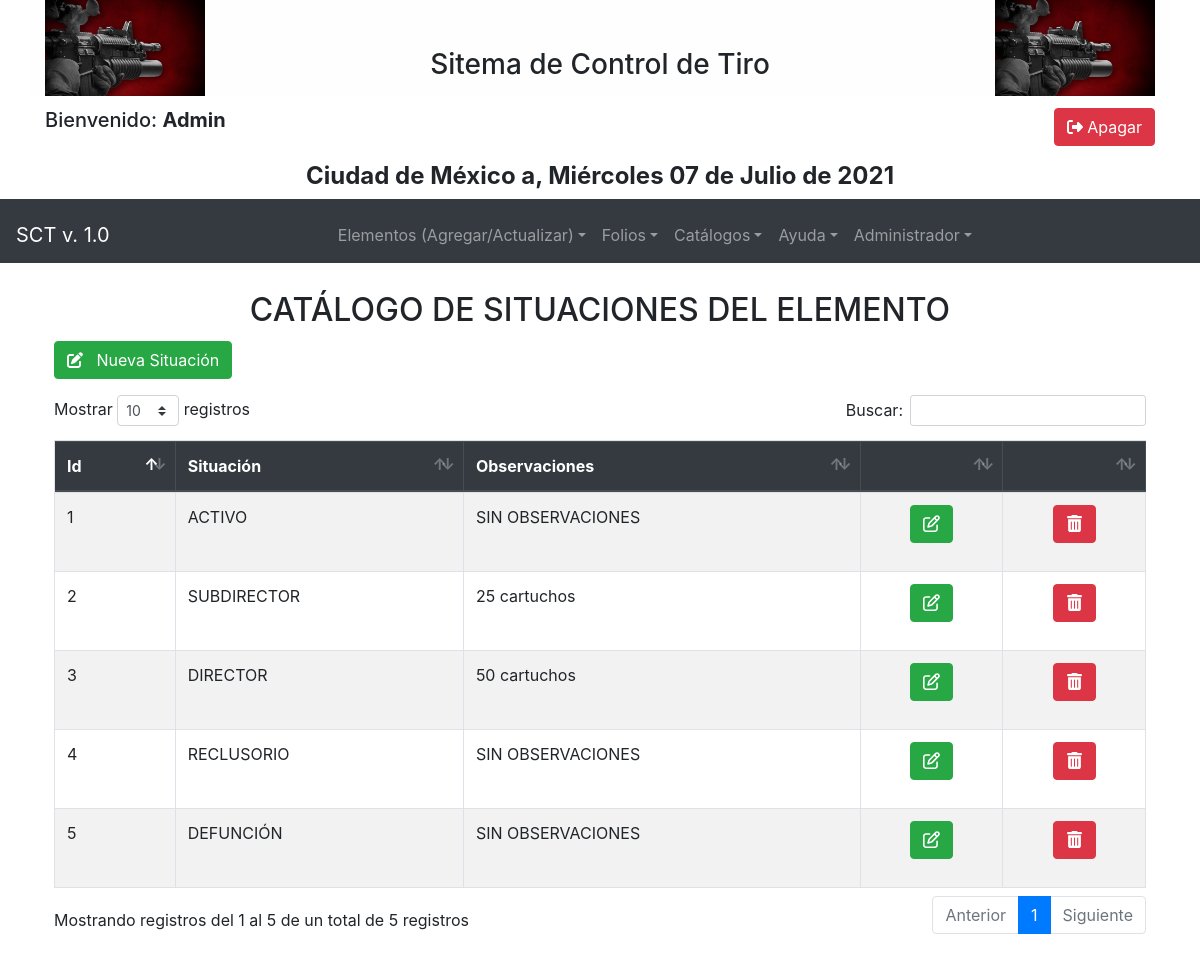
The page /catsituacion.php (signed in) on the database its author committed.
### tables this page shows
CREATE TABLE IF NOT EXISTS `catsituacion` (
  `idcatsituacion` int NOT NULL AUTO_INCREMENT,
  `situacion` varchar(20) NOT NULL,
  `observaciones` varchar(50) DEFAULT NULL,
  PRIMARY KEY (`idcatsituacion`)
);

### conexion.php (called while the page is built, shortened)
<?php
    class Connectsisanti {
        public function __construct(){
            try{
            $this->conexionBBDD = new PDO("mysql:host=".DB_SERVER.";dbname=".DB_NOMBRE,DB_USUARIO,DB_PASS);
            $this->conexionBBDD->setAttribute(PDO::ATTR_ERRMODE, PDO::ERRMODE_EXCEPTION);
            $this->conexionBBDD->exec(DB_CHARSET);
            return $this->conexionBBDD;
            }catch (Exception $e){
                echo "<script> alert('ERROR EN LA CONEXION DE LA BASE DE DATOS\n VERIFIQUE CON EL ADMINISTRADOR');</script>";
            }
        }
    }
?>

### sqlmetodos.php (called while the page is built, shortened)
<?php
  require 'conexion.php';
    class Consultainfo extends Connectsisanti{
        public function get_informacion($sql){
            try{
                $query = $this->conexionBBDD->prepare($sql);
                $query->execute(array());
                $resultado = $query->fetchAll(PDO::FETCH_ASSOC);
                return $resultado;
                $this->conexionBBDD = null;
            }catch (Exception $e){
                die("Error con la Conexi&oacute;n de la BBDD de FUERZA DE TAREA".$e);
            }
        }
    }
?>

### catsituacion.php (the view, shortened to what this page needs)
<?php
include ("menu.php");
include ("heather-and-footer.php");
include ("sqlmetodos.php");
?>
<!DOCTYPE html>
<html lang="es">
	<body>
<?php
	$list_situacion = new Consultainfo();
	$situacion = $list_situacion->get_informacion("select * from catsituacion");
?>
<div class="container p-4">
	<div class="row p-1">
		<div class="col-md-12">
			<h2 class="text-center">CAT&Aacute;LOGO DE SITUACIONES DEL ELEMENTO</h2>
		</div>
	</div>
	<button id="nuevo" class="btn btn-success" onclick="agregarSituacion()" data-toggle="tooltip" data-placement="bottom" title="Agregar">
		<i class="fas fa-edit"></i> &nbsp; Nueva Situaci&oacute;n
	</button>
	<div class="row pt-3">
		<div class="col-md-12">
			<table id="tableSituaciones" class="table table-striped table-hover table-bordered">
				<thead class="thead-dark">
					<th>Id</th>
					<th>Situaci&oacute;n</th>
					<th>Observaciones</th>
					<th></th>
                    <th></th>
				</thead>
				<tbody>
				<?php
					foreach($situacion as $detituacion):
				?>
					<tr>
						<td><?php echo $detituacion["idcatsituacion"]; ?></td>
						<td><?php echo $detituacion["situacion"]; ?></td>
						<td><?php echo $detituacion["observaciones"]; ?></td>
						<td>
							<div class="text-center">
                                <div class="form-group">
								    <button type="button" class="btn btn-success"
									    data-toggle="tooltip" data-placement="bottom" title="Actualizar" onclick="consultaSituacion(<?php echo $detituacion['idcatsituacion']; ?>)">
									    <i class="far fa-edit" style="width: 17px; height:17px;"></i>
								    </button>
                                </div>
							</div>
						</td>
                        <td>
                            <div class="text-center">
                                <div class="form-group">
								    <button type="button" class="btn btn-danger"
									    data-toggle="tooltip" data-placement="bottom" title="Eliminar" onclick="eliminarSituacion(<?php echo $detituacion['idcatsituacion']; ?>)">
									    <i class="fas fa-trash-alt" style="width: 17px; height:17px;"></i>
								    </button>
							    </div>
                            </div>
						</td>
					</tr>
				<?php
					endforeach;
				?>
				</tbody>
			</table>
		</div>
	</div>
</div>
  </body>
</html>

### rows shown on the page
catsituacion: idcatsituacion "1", situacion "ACTIVO", observaciones "SIN OBSERVACIONES"
catsituacion: idcatsituacion "2", situacion "SUBDIRECTOR", observaciones "25 cartuchos"
catsituacion: idcatsituacion "3", situacion "DIRECTOR", observaciones "50 cartuchos"
catsituacion: idcatsituacion "4", situacion "RECLUSORIO", observaciones "SIN OBSERVACIONES"
catsituacion: idcatsituacion "5", situacion "DEFUNCIÓN", observaciones "SIN OBSERVACIONES"
